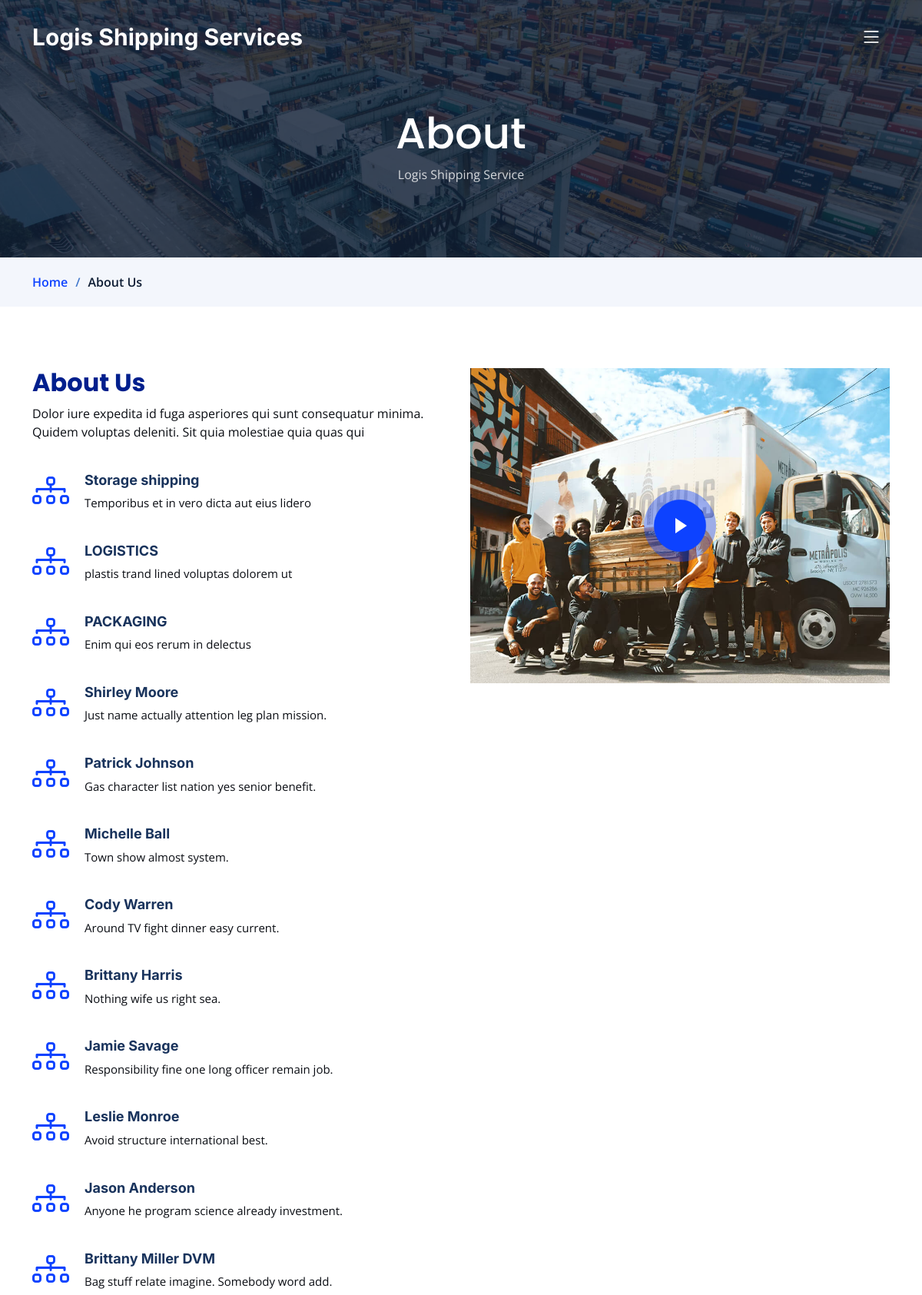
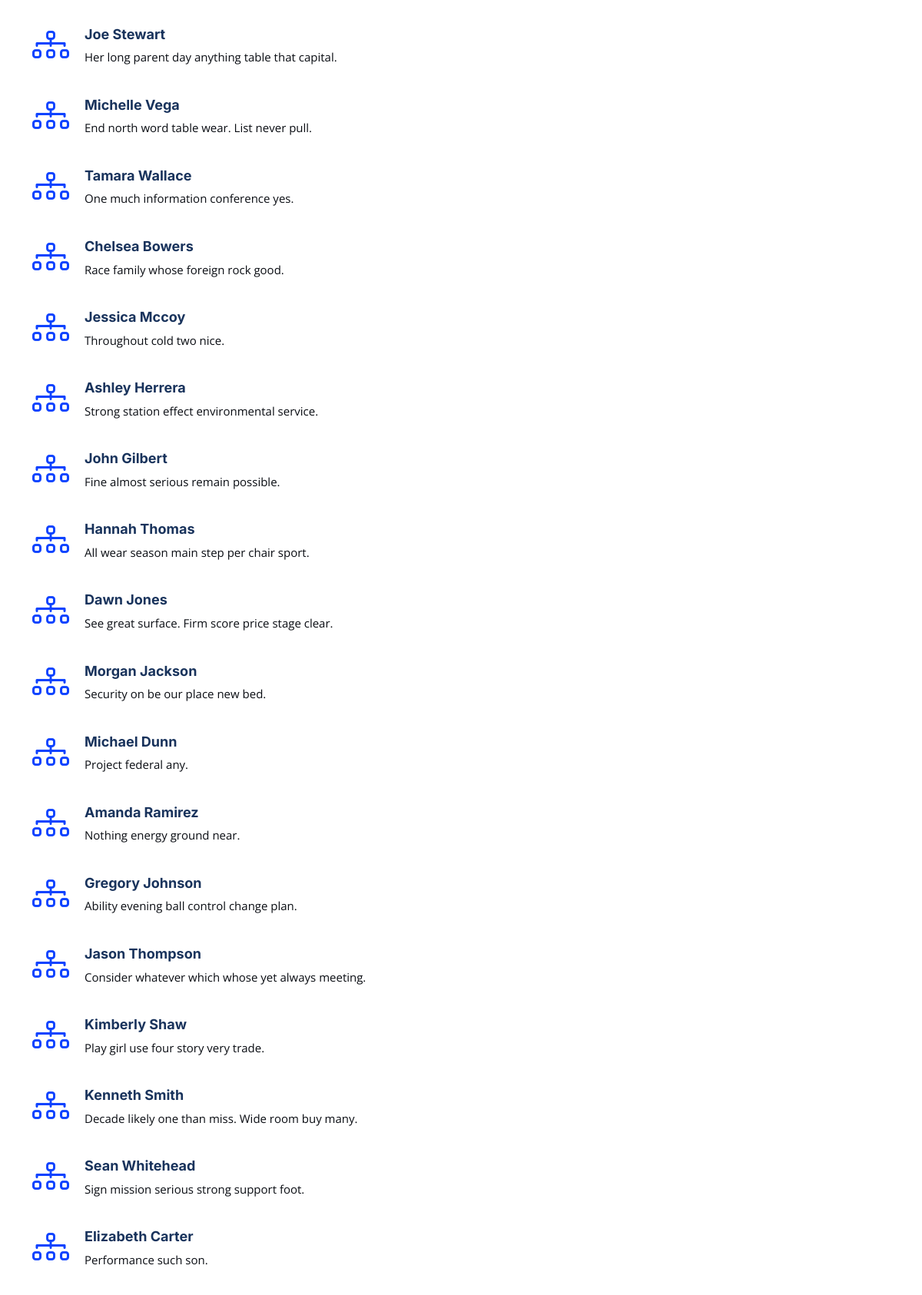
The page /about/ (upper part) on the database its author committed (2 pictures, top to bottom).
### service/models.py (models this page shows, shortened)
class About(models.Model):
    about_us = models.TextField(max_length=5000)
    image=models.ImageField( upload_to='about_us')

class Service(models.Model):
    name=models.CharField( max_length=50)
    title= models.CharField(max_length=200)
    subtitle=models.TextField(max_length=500)
    description=models.TextField(max_length=10000)
    ser_image=models.ImageField(upload_to='Service')
    det_image=models.ImageField( upload_to='Service',blank=True,null=True)
    slug=models.SlugField(null=True,blank=True)

### service/views.py (the view)
# urls.py: path('about/', AboutList.as_view(), name='about_list'),
class AboutList(ListView):
    model = About
    extra_context = {
        'services': Service.objects.all(),
        'teams': OurTeam.objects.all(),
    }

### service/templates/service/about_list.html (shortened to what this page needs)
{%extends 'base.html'%}
{%block body%}
<div class="breadcrumbs">
    <div class="page-header d-flex align-items-center" style="background-image: url('assets/img/page-header.jpg');">
        <div class="container position-relative">
            <div class="row d-flex justify-content-center">
                <div class="col-lg-6 text-center">
                    <h2>About</h2>
                    <p>Logis Shipping Service</p>
                </div>
            </div>
        </div>
    </div>
    <nav>
        <div class="container">
            <ol>
                <li><a href="index.html">Home</a></li>
                <li>About Us</li>
            </ol>
        </div>
    </nav>
</div>
<section id="about" class="about">
    <div class="container" data-aos="fade-up">
        <div class="row gy-4">
            {%for item in object_list%}
            <div class="col-lg-6 position-relative align-self-start order-lg-last order-first">
                <img src="{{item.image.url}}" class="img-fluid" alt="">
                <a href="https://www.youtube.com/watch?v=LXb3EKWsInQ" class="glightbox play-btn"></a>
            </div>
            <div class="col-lg-6 content order-last  order-lg-first">
                <h3>About Us</h3>
                <p>
                    {{item.about_us}}
                </p>
                <ul>
                    {%for item in services%}
                    <li data-aos="fade-up" data-aos-delay="100">
                        <i class="bi bi-diagram-3"></i>
                        <div>
                            <h5>{{item.name}}</h5>
                            <p>{{item.title}}</p>
                        </div>
                    </li>
                    {%endfor%}
                </ul>
            </div>
            {%endfor%}
        </div>
    </div>
</section>
{%endblock%}

### static/assets/css/main.css (style rules this page uses)
:root { --font-default: "Open Sans", system-ui, -apple-system, "Segoe UI", Roboto, "Helvetica Neue", Arial, "Noto Sans", "Liberation Sans", sans-serif, "Apple Color Emoji", "Segoe UI Emoji", "Segoe UI Symbol", "Noto Color Emoji"; --font-primary: "Inter", sans-serif; --font-secondary: "Poppins", sans-serif; }
:root { --color-default: #0a0d13; --color-primary: #0d42ff; --color-secondary: #0e1d34; }
:root { scroll-behavior: smooth; }
body { font-family: var(--font-default); color: var(--color-default); }
a { color: var(--color-primary); text-decoration: none; }
h1, h2, h3, h4, h5, h6 { font-family: var(--font-primary); }
section { padding: 80px 0; overflow: hidden; }
.breadcrumbs .page-header { padding: 140px 0 80px 0; position: relative; background-size: cover; background-position: center; background-repeat: no-repeat; }
.breadcrumbs .page-header:before { content: ""; background-color: rgba(14, 29, 52, 0.8); position: absolute; inset: 0; }
.breadcrumbs .page-header h2 { font-size: 56px; font-weight: 500; color: #fff; font-family: var(--font-secondary); }
.breadcrumbs .page-header p { color: rgba(255, 255, 255, 0.8); }
.breadcrumbs nav { background-color: #f3f6fc; padding: 20px 0; }
.breadcrumbs nav ol { display: flex; flex-wrap: wrap; list-style: none; margin: 0; padding: 0; font-size: 16px; font-weight: 600; color: var(--color-secondary); }
.breadcrumbs nav ol a { color: var(--color-primary); transition: 0.3s; }
.breadcrumbs nav ol li+li { padding-left: 10px; }
.breadcrumbs nav ol li+li::before { display: inline-block; padding-right: 10px; color: #4278cc; content: "/"; }
.about .content h3 { font-weight: 700; font-size: 32px; font-family: var(--font-secondary); color: #001f8d; }
.about .content ul { list-style: none; padding: 0; }
.about .content ul li { display: flex; align-items: flex-start; margin-top: 40px; }
.about .content ul i { flex-shrink: 0; font-size: 48px; color: var(--color-primary); margin-right: 20px; line-height: 0; }
.about .content ul h5 { font-size: 18px; font-weight: 700; color: #19335c; }
.about .content ul p { font-size: 15px; }
.about .content p:last-child { margin-bottom: 0; }
.about .play-btn { width: 94px; height: 94px; background: radial-gradient(var(--color-primary) 50%, rgba(13, 66, 255, 0.4) 52%); border-radius: 50%; display: block; position: absolute; left: calc(50% - 47px); top: calc(50% - 47px); overflow: hidden; }
.about .play-btn:before { content: ""; position: absolute; width: 120px; height: 120px; -webkit-animation-delay: 0s; animation-delay: 0s; -webkit-animation: pulsate-btn 2s; animation: pulsate-btn 2s; -webkit-animation-direction: forwards; animation-direction: forwards; -webkit-animation-iteration-count: infinite; animation-iteration-count: infinite; -webkit-animation-timing-function: steps; animation-timing-function: steps; opacity: 1; border-radius: 50%; border: 5px solid rgba(13, 66, 255, 0.7); top: -15%; left: -15%; background: rgba(198, 16, 0, 0); }
.about .play-btn:after { content: ""; position: absolute; left: 50%; top: 50%; transform: translateX(-40%) translateY(-50%); width: 0; height: 0; border-top: 10px solid transparent; border-bottom: 10px solid transparent; border-left: 15px solid #fff; z-index: 100; transition: all 400ms cubic-bezier(0.55, 0.055, 0.675, 0.19); }

### rows shown on the page
About: image (picture), about_us "Dolor iure expedita id fuga asperiores qui sunt consequatur minima. Quidem voluptas deleniti. Sit quia molestiae quia quas qui"
Service: name "Storage shipping", title "Temporibus et in vero dicta aut eius lidero"
Service: name "LOGISTICS", title "plastis trand lined voluptas dolorem ut"
Service: name "PACKAGING", title "Enim qui eos rerum in delectus"
Service: name "Shirley Moore", title "Just name actually attention leg plan mission."
Service: name "Patrick Johnson", title "Gas character list nation yes senior benefit."
Service: name "Michelle Ball", title "Town show almost system."
Service: name "Cody Warren", title "Around TV fight dinner easy current."
Service: name "Brittany Harris", title "Nothing wife us right sea."
Service: name "Jamie Savage", title "Responsibility fine one long officer remain job."
Service: name "Leslie Monroe", title "Avoid structure international best."
Service: name "Jason Anderson", title "Anyone he program science already investment."
Service: name "Brittany Miller DVM", title "Bag stuff relate imagine. Somebody word add."
Service: name "Joe Stewart", title "Her long parent day anything table that capital."
Service: name "Michelle Vega", title "End north word table wear. List never pull."
Service: name "Tamara Wallace", title "One much information conference yes."
Service: name "Chelsea Bowers", title "Race family whose foreign rock good."
Service: name "Jessica Mccoy", title "Throughout cold two nice."
Service: name "Ashley Herrera", title "Strong station effect environmental service."
Service: name "John Gilbert", title "Fine almost serious remain possible."
Service: name "Hannah Thomas", title "All wear season main step per chair sport."
Service: name "Dawn Jones", title "See great surface. Firm score price stage clear."
Service: name "Morgan Jackson", title "Security on be our place new bed."
Service: name "Michael Dunn", title "Project federal any."
Service: name "Amanda Ramirez", title "Nothing energy ground near."
Service: name "Gregory Johnson", title "Ability evening ball control change plan."
Service: name "Jason Thompson", title "Consider whatever which whose yet always meeting."
Service: name "Kimberly Shaw", title "Play girl use four story very trade."
Service: name "Kenneth Smith", title "Decade likely one than miss. Wide room buy many."
Service: name "Sean Whitehead", title "Sign mission serious strong support foot."
Service: name "Elizabeth Carter", title "Performance such son."
